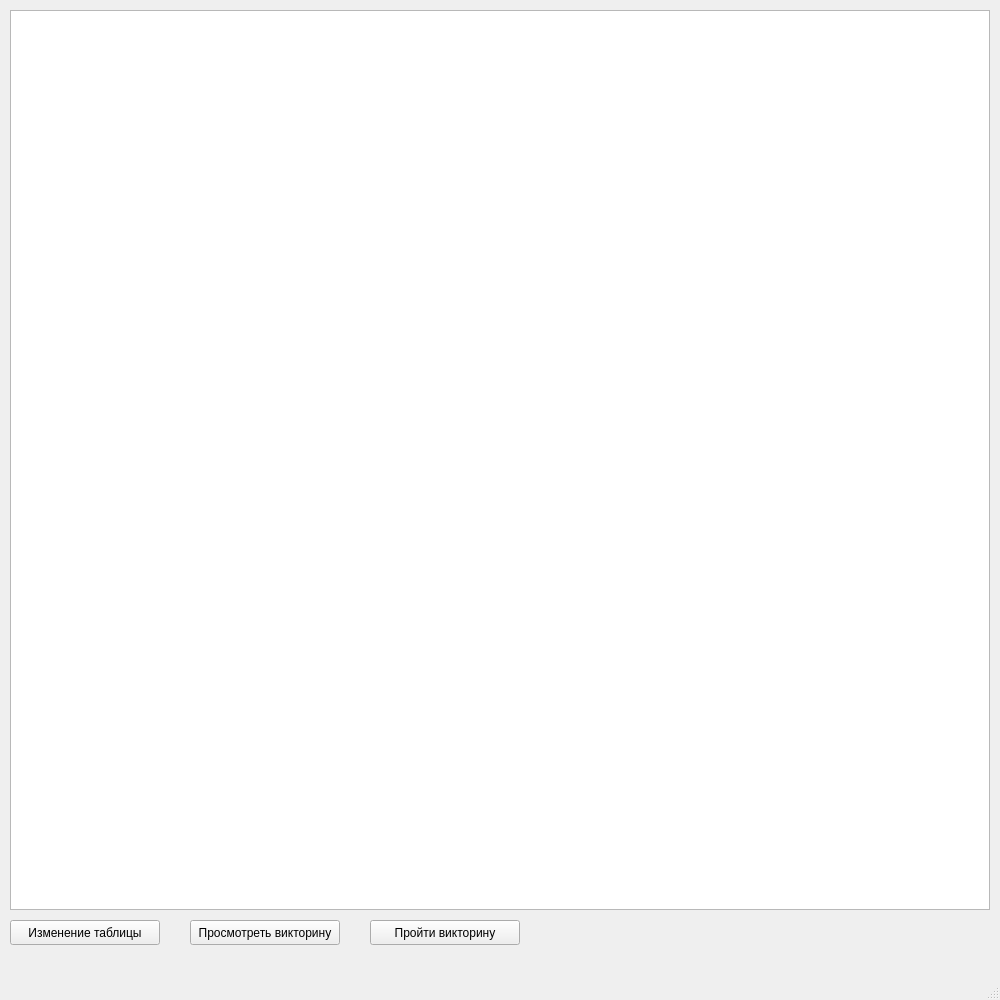
<?xml version="1.0" encoding="UTF-8"?>
<ui version="4.0">
 <class>MainWindow</class>
 <widget class="QMainWindow" name="MainWindow">
  <property name="geometry">
   <rect>
    <x>0</x>
    <y>0</y>
    <width>1000</width>
    <height>1000</height>
   </rect>
  </property>
  <property name="windowTitle">
   <string>MainWindow</string>
  </property>
  <widget class="QWidget" name="centralwidget">
   <widget class="QTableWidget" name="tableWidget">
    <property name="geometry">
     <rect>
      <x>10</x>
      <y>10</y>
      <width>980</width>
      <height>900</height>
     </rect>
    </property>
   </widget>
   <widget class="QPushButton" name="pushButton">
    <property name="geometry">
     <rect>
      <x>10</x>
      <y>920</y>
      <width>150</width>
      <height>25</height>
     </rect>
    </property>
    <property name="text">
     <string>Изменение таблицы</string>
    </property>
   </widget>
   <widget class="QPushButton" name="pushButton_2">
    <property name="geometry">
     <rect>
      <x>190</x>
      <y>920</y>
      <width>150</width>
      <height>25</height>
     </rect>
    </property>
    <property name="text">
     <string>Просмотреть викторину</string>
    </property>
   </widget>
   <widget class="QPushButton" name="pushButton_3">
    <property name="geometry">
     <rect>
      <x>370</x>
      <y>920</y>
      <width>150</width>
      <height>25</height>
     </rect>
    </property>
    <property name="text">
     <string>Пройти викторину</string>
    </property>
   </widget>
  </widget>
  <widget class="QMenuBar" name="menubar">
   <property name="geometry">
    <rect>
     <x>0</x>
     <y>0</y>
     <width>1000</width>
     <height>21</height>
    </rect>
   </property>
  </widget>
  <widget class="QStatusBar" name="statusbar"/>
 </widget>
 <resources/>
 <connections/>
</ui>
